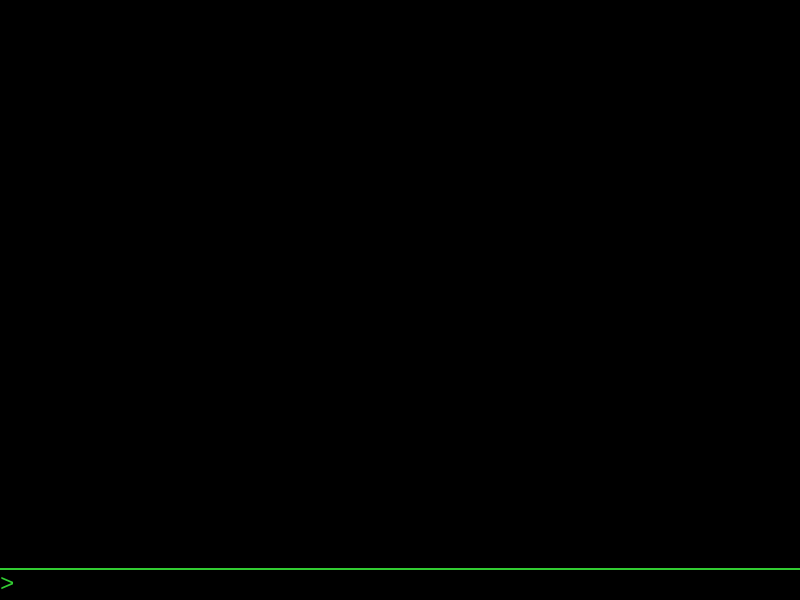
<?xml version="1.0" encoding="UTF-8"?>
<ui version="4.0">
 <class>ConsoleWindow</class>
 <widget class="QMainWindow" name="ConsoleWindow">
  <property name="geometry">
   <rect>
    <x>0</x>
    <y>0</y>
    <width>800</width>
    <height>600</height>
   </rect>
  </property>
  <property name="font">
   <font>
    <family>Courier New</family>
   </font>
  </property>
  <property name="windowTitle">
   <string>MainWindow</string>
  </property>
  <property name="styleSheet">
   <string notr="true">color:limegreen;background:black;</string>
  </property>
  <widget class="QWidget" name="centralwidget">
   <layout class="QVBoxLayout" name="verticalLayout">
    <property name="spacing">
     <number>0</number>
    </property>
    <property name="leftMargin">
     <number>0</number>
    </property>
    <property name="topMargin">
     <number>0</number>
    </property>
    <property name="rightMargin">
     <number>0</number>
    </property>
    <property name="bottomMargin">
     <number>0</number>
    </property>
    <item>
     <widget class="QPlainTextEdit" name="console">
      <property name="sizePolicy">
       <sizepolicy hsizetype="Expanding" vsizetype="Expanding">
        <horstretch>0</horstretch>
        <verstretch>1</verstretch>
       </sizepolicy>
      </property>
      <property name="font">
       <font>
        <family>Courier New</family>
        <pointsize>18</pointsize>
       </font>
      </property>
      <property name="styleSheet">
       <string notr="true">border:none;background:transparent;border-bottom:2px solid limegreen;</string>
      </property>
      <property name="readOnly">
       <bool>true</bool>
      </property>
     </widget>
    </item>
    <item>
     <layout class="QHBoxLayout" name="horizontalLayout">
      <property name="spacing">
       <number>0</number>
      </property>
      <item>
       <widget class="QLabel" name="promptPrefix">
        <property name="font">
         <font>
          <family>Courier New</family>
          <pointsize>18</pointsize>
         </font>
        </property>
        <property name="text">
         <string>&gt; </string>
        </property>
       </widget>
      </item>
      <item>
       <widget class="QLineEdit" name="prompt">
        <property name="font">
         <font>
          <family>Courier New</family>
          <pointsize>18</pointsize>
         </font>
        </property>
        <property name="styleSheet">
         <string notr="true">border:none;background:transparent;</string>
        </property>
        <property name="text">
         <string/>
        </property>
       </widget>
      </item>
     </layout>
    </item>
   </layout>
  </widget>
 </widget>
 <resources/>
 <connections/>
</ui>
